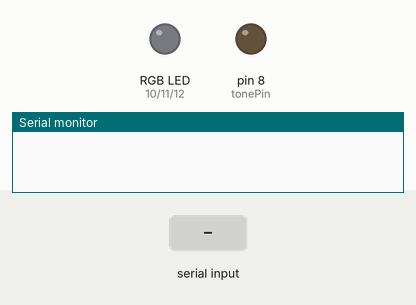
Simulated run of this sketch. Board: Arduino Uno, built with avr-gcc and run on an emulated ATmega328P. Shown: an RGB LED mixed from three pins (HIGH = lit), output pins drawn as LEDs (lit = HIGH), the last lines printed to the serial monitor. The test bench sets the inputs (shaded band). Dim RGB values are drawn brighter than linear.

Above: at 1.2 s.
1.3 s: "LED,1\n" received over Serial
At 3.5 s:
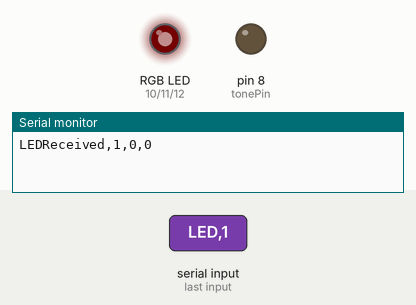
3.8 s: "LED,150\n" received over Serial
At 5.7 s:
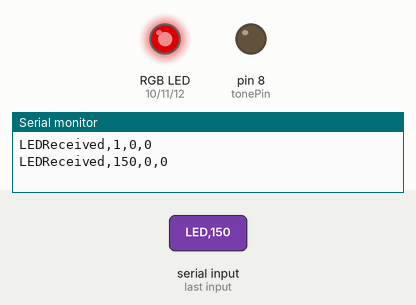
Timing chart, 0 to 7.2 s (numbered marks = the images above; inputs shaded):
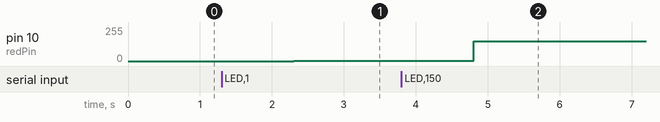

The sketch:

Arduino-Interface-Board.ino
```cpp
#include "song.h"
#include "note-patterns.h"

#define MAX_SONGS 10

int redPin = 10;
int greenPin = 11;
int bluePin = 12;

int tonePin = 8;

uint8_t redValue = 0;
uint8_t greenValue = 0;
uint8_t blueValue = 0;

Song *songs[] = {
  new Song("startUp", 60, STARTUP),
  new Song("zelda", 420, ZELDA)
};

int numSongs = sizeof(songs) / sizeof(songs[0]);

void setup()
{
  Serial.begin(9600);

  pinMode(redPin, OUTPUT);
  pinMode(greenPin, OUTPUT);
  pinMode(bluePin, OUTPUT);

  pinMode(tonePin, OUTPUT);

}

void loop()
{

  /*
  Message Format: "LED,R,G,B"
                  "Pin,PinNumber,State(1/0)"
                  "Tone,SongName"
  */

  String message = "LED,0,0,0";

  if (Serial.available())
  {
    message = Serial.readString();
    if (message.startsWith("LED"))
    {
      message = message.substring(4);
      uint8_t rgb[3];
      parseLED(message, rgb);
      redValue = rgb[0];
      greenValue = rgb[1];
      blueValue = rgb[2];

      Serial.print("LEDReceived,");
      Serial.print(redValue);
      Serial.print(",");
      Serial.print(greenValue);
      Serial.print(",");
      Serial.println(blueValue);
    }
    else if (message.startsWith("Tone"))
    {
      message = message.substring(5);
      parseTone(message);
    }
    else if (message.startsWith("Pin"))
    {
      message = message.substring(4);
      parsePin(message);
    }
    else
    {
      Serial.println("Invalid message format");
    }
  }

  analogWrite(redPin, redValue);
  analogWrite(greenPin, greenValue);
  analogWrite(bluePin, blueValue);

}

void parseLED(String s, uint8_t output[3])
{
  char sArr[s.length() + 1];
  s.toCharArray(sArr, (s.length() + 1));
  char *rToken = strtok(sArr, ",");
  output[0] = atoi(rToken);
  char *gToken = strtok(NULL, ",");
  output[1] = atoi(gToken);
  char *bToken = strtok(NULL, ",");
  output[2] = atoi(bToken);

}

void parsePin(String s)
{
  char sArr[s.length() + 1];
  s.toCharArray(sArr, (s.length() + 1));
  char *pinToken = strtok(sArr, ",");
  char *stateToken = strtok(NULL, ",");

  pinMode(atoi(pinToken), OUTPUT);
  digitalWrite(atoi(pinToken), atoi(stateToken));
}

void parseTone(String s) {
  for (int i = 0; i < numSongs; i++)
  {
    if (!s.compareTo(songs[i]->getName()))
    {
      songs[i]->playSong(tonePin);
    }
  }
}
```

note-patterns.h
```cpp
#include "note.h"

#define END_SONG 0.00
#define C_FLAT3 123.47
#define C3 130.81
#define C_SHARP3 138.59
#define D_FLAT3 138.59
#define D3 146.83
#define D_SHARP3 155.56
#define E_FLAT3 155.56
#define E3 164.81
#define E_SHARP3 174.61
#define F_FLAT3 164.81
#define F3 174.61
#define F_SHARP3 185.00
#define G_FLAT3 185.00
#define G3 196.00
#define G_SHARP3 207.65
#define A_FLAT3 207.65
#define A3 220.00
#define A_SHARP3 233.08
#define B_FLAT3 233.08
#define B3 246.94
#define B_SHARP3 261.63

#define C_FLAT4 C_FLAT3 * 2
#define C4 C3 * 2
#define C_SHARP4 C_SHARP3 * 2
#define D_FLAT4 D_FLAT3 * 2
#define D4 D3 * 2
#define D_SHARP4 D_SHARP3 * 2
#define E_FLAT4 E_FLAT3 * 2
#define E4 E3 * 2
#define E_SHARP4 E_SHARP3 * 2
#define F_FLAT4 F_FLAT3 * 2
#define F4 F3 * 2
#define F_SHARP4 F_SHARP3 * 2
#define G_FLAT4 G_FLAT3 * 2
#define G4 G3 * 2
#define G_SHARP4 G_SHARP3 * 2
#define A_FLAT4 A_FLAT3 * 2
#define A4 A3 * 2
#define A_SHARP4 A_SHARP3 * 2
#define B_FLAT4 B_FLAT3 * 2
#define B4 B3 * 2
#define B_SHARP4 B_SHARP3 * 2

#define C5 C3 * 4

#define STARTUP (double[]){C4, D3, C3, END_SONG}
#define ZELDA (double[]){G4, F_SHARP4, D_SHARP4, A3, G_SHARP3, E4, G_SHARP4, C5, END_SONG}
#define SCALE (double[]){C3, D3, E3, F3, G3, A3, B3, C3, END_SONG}
```

note.h
```cpp
#pragma once

class Note {
    public:
        Note();
        Note(double frequency);
        double getFrequency();
    private:
        double frequency;
};
```

note.ino
```cpp
#include "note.h"

Note::Note() {
    frequency = 130.81;
}

Note::Note(double frequency) : frequency(frequency) {}

double Note::getFrequency()
{
    return frequency;
}
```

song.h
```cpp
#pragma once

#include "note.h"

class Song {
    public:
        Song(String startName, int tempo, double pattern[]);
        void playSong(int pin);
        String getName();

    private:
        String name;
        int length;
        double noteDelay; //milliseconds
        double notes[100];
};
```

song.ino
```cpp
#include "song.h"

Song::Song(String startName, int tempo, double pattern[]) : name(startName) {
    int i = 0;
    while (pattern[i] > 0 && i < 100)
    {
        notes[i] = pattern[i];
        i++;
    }
    length = i;
    //Convert from Beats per minute to seconds per beat
    noteDelay = 1.0 / (tempo / 60.0);
}

void Song::playSong(int pin) {
    for (int i = 0; i < length; i++)
    {
        tone(pin, notes[i]);
        delay(noteDelay * 1000);
    }
    noTone(pin);
}

String Song::getName() {
    return name;
}
```

Measured:
- after the input at 1.3 s, pin 10 (redPin): 0/255 → 1/255 after 1.0 s
- after the input at 3.8 s, pin 10 (redPin): 1/255 → 150/255 after 1.0 s
